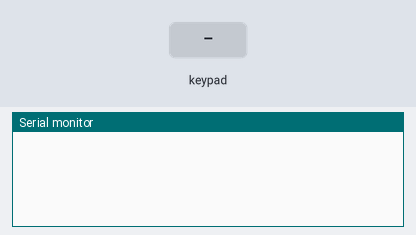
Bench run of a program on a simulated ESP32. On the bench: the last lines printed to the serial monitor. Wiring (inferred from the names in the program): 4×4 keypad: rows GPIO 16, GPIO 17, GPIO 18, GPIO 19; columns GPIO 12, GPIO 13, GPIO 14, GPIO 15. Inputs (shaded band) come from the test bench.

Above: at 1.2 s.
1.3 s: key '1' pressed
At 2.5 s:
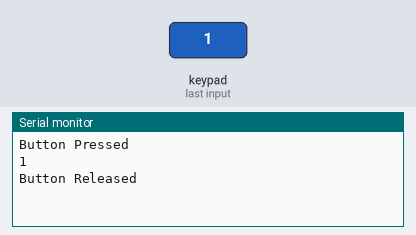
2.8 s: keypad keys 1 2 pressed 0.4 s apart
At 2.97 s:
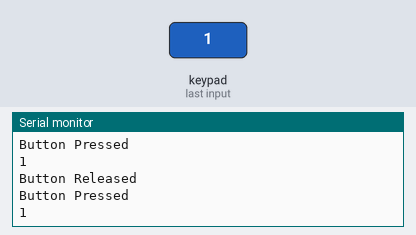
5.1 s: key '3' pressed
At 6.1 s:
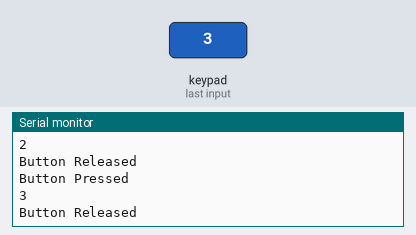
6.6 s: keypad keys 1 2 A pressed 0.4 s apart
At 7.9 s:
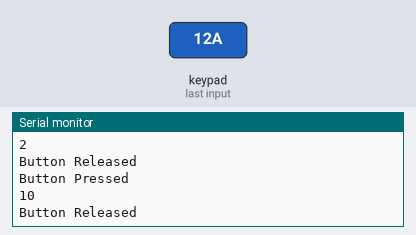
Timing chart, 0 to 9.6 s (numbered marks = the images above; inputs shaded):
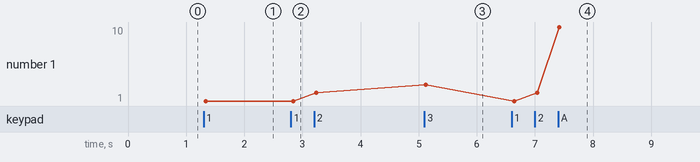

The program:

main.cpp
```cpp
#include <Arduino.h>

/*keypad matrix dimensions*/
#define matrixSize 4

/*wait 0.1 ms before accepting a input*/
#define timerCount 100
/*Wait 1.2s before accepting a duplicate input*/
#define repeatCount 12000

/*wait 150ms between subsequent repeated inputs after the second one*/
#define repeatShortCount 1500

/*GPIO pins used for rows & columns*/
#define C1 12
#define C2 13
#define C3 14
#define C4 15

#define R1 16
#define R2 17
#define R3 18
#define R4 19

/*column that is pulled high*/
volatile uint8_t activeColumn  = 0;
/*value of button to be consumed in loop()*/
volatile uint8_t btnPressed = 0;
/*most recently captured input*/
volatile uint8_t lastPressed = 0;
/*row that is pulled high*/
volatile int8_t activeRow = -1;
/*timer to wait a delay to debounce button sufficiently*/
hw_timer_t * timer = NULL;
/*timer to wait a delay before accepting repeat inputs*/
hw_timer_t * repeatTimer = NULL;

/*keypad matrix is as follows*/
//uint8_t btnMatrix[matrixSize][matrixSize]= {{1,2,3,4},{5,6,7,8},{9,10,11,12},{13,14,15,16}};
uint8_t btnMatrix[matrixSize][matrixSize]= {{1,2,3,4},{5,6,7,8},{9,10,11,12},{13,14,15,16}};
/*
      | 1 |  | 2 |  | 3 |  | 4 |
      | 5 |  | 6 |  | 7 |  | 8 |
     | 9 |  | 10 |  | 11 |  | 12 |
     | 13 |  | 14 |  | 15 |  | 16 |
*/

portMUX_TYPE interruptMux = portMUX_INITIALIZER_UNLOCKED;

void setRepeatTimer(bool setShort)
{
  timerAlarmDisable(repeatTimer);
  timerAlarmWrite(repeatTimer, setShort ? repeatShortCount : repeatCount, false);
}

void startTimer(hw_timer_t * tim)
{
  timerRestart(tim);
  timerAlarmEnable(tim);
}


/*Convert row pin number into 0 based index*/
uint8_t cheekyIndex(uint8_t row)
{
  return row -16;
  //return row == 0 ? 0 : log(row)/log(2);
}

/*Called once per row to determine state*/
uint8_t checkPressed(uint8_t row)
{
  /*Check to see if row is high & check to see if it wasn't already pressed*/
  uint8_t result =digitalRead(row);
  if(result)
  {
    /*Set row to active and start timer to repeat until the button is pulled low*/
    activeRow = row;
    startTimer(timer);
  }
  return result;
}

void IRAM_ATTR pressedTimer() {
  portENTER_CRITICAL_ISR(&interruptMux);
  noInterrupts();
  /*after delay if the pin is still pulled high, accept input*/
  if(digitalRead(activeRow))
  {
    /*check to make sure we havent captured a duplicate, else wait for repeatTimer before we capture a new input*/
    if(lastPressed != btnMatrix[cheekyIndex(activeRow)][activeColumn])
    {
      /*Capture last pressed button*/
      btnPressed = btnMatrix[cheekyIndex(activeRow)][activeColumn];
      lastPressed = btnPressed;
      /*Start repeat timer to accept repeated input after delay*/
      startTimer(repeatTimer);
    }
  }
  /*after delay, button became low so start cycling again & stop timers*/
  else
  {
    timerAlarmDisable(timer);
    setRepeatTimer(false);
    Serial.println("Button Released");
    activeRow = -1;
    lastPressed = 0;
  }
  interrupts();
 portEXIT_CRITICAL_ISR(&interruptMux);
}

void IRAM_ATTR clearRepeat() {
  portENTER_CRITICAL_ISR(&interruptMux);
  noInterrupts();
  /*After delay, clear value*/
  setRepeatTimer(true);
  lastPressed = 0;
  interrupts();
 portEXIT_CRITICAL_ISR(&interruptMux);
}


void setup() {
  /*Init internals*/
  Serial.begin(115200);
  timer = timerBegin(1, 8000, true);
  repeatTimer = timerBegin(2, 8000, true);
  timerAttachInterrupt(timer,pressedTimer,true);
  timerAttachInterrupt(repeatTimer,clearRepeat,true);
  timerAlarmWrite(timer, timerCount, true);
  setRepeatTimer(false);

  /*Init IO*/
  pinMode(C1,OUTPUT);
  pinMode(C2,OUTPUT);
  pinMode(C3,OUTPUT);
  pinMode(C4,OUTPUT);

  pinMode(R1,INPUT);
  pinMode(R2,INPUT);
  pinMode(R3,INPUT);
  pinMode(R4,INPUT);
}

void loop() {
  // put your main code here, to run repeatedly:
  delay(10);
  portENTER_CRITICAL(&interruptMux);
  noInterrupts();
  /*Cycle keypad when no button is pressed && most recent input has been consumed*/
  if(activeRow == -1 && btnPressed ==0)
  {
    /*Cycle columns of keypad*/
    activeColumn = (activeColumn+1) %matrixSize;
    digitalWrite(C1, activeColumn == 0);
    digitalWrite(C2, activeColumn == 1);
    digitalWrite(C3, activeColumn == 2);
    digitalWrite(C4, activeColumn == 3);

    if(checkPressed(R1) || checkPressed(R2) || checkPressed(R3)|| checkPressed(R4))
    {
      Serial.println("Button Pressed");
    }

  }
  /*Consume button pressed*/
  if(btnPressed != 0)
  {
    Serial.println(btnPressed);
    btnPressed = 0;
  }
  interrupts();
  portEXIT_CRITICAL(&interruptMux);

}
```

Measured:
- after the input at 1.3 s, the serial monitor: prints a new line at once (image 1)
- after the input at 5.1 s, the serial monitor: prints a new line at once (image 3)
- after the input at 6.6 s, the serial monitor: prints a new line after 0.05 s (image 4)
- plotted number 1: 1 → 2 after the input at 2.8 s, 2 → 3 after the input at 5.1 s, 3 → 10 after the input at 6.6 s
